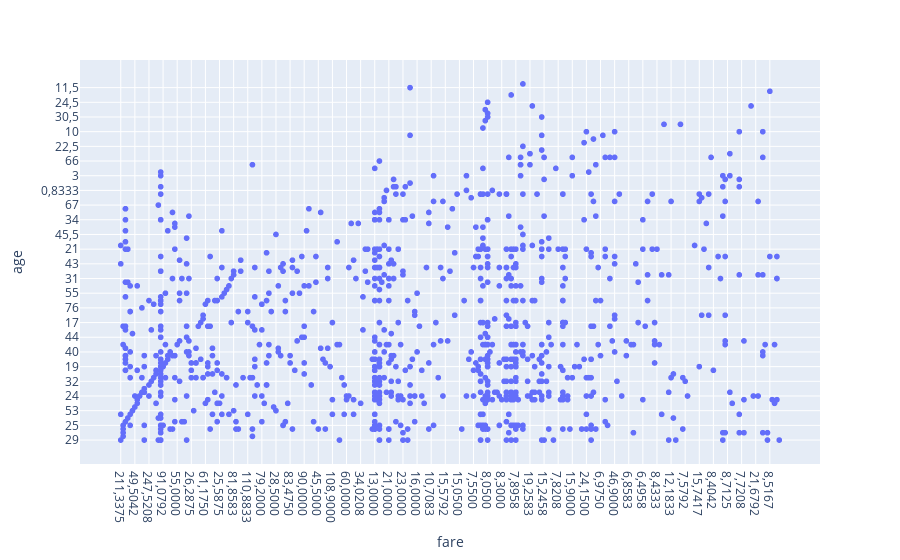

Here is the notebook cell this chart was saved with:
### Code cell
fig = px.scatter(df, x="fare", y="age")
fig.show()

### Figure 1 — Plotly figure (JSON) as saved in the notebook; plotly's stock layout.template omitted (floating-point values rounded to 4 significant figures; data arrays with more than 128 entries replaced by an {"elided": "..."} marker saying what was removed)
{"data": [{"hovertemplate": "fare=%{x}<br>age=%{y}<extra></extra>", "legendgroup": "", "marker": {"color": "#636efa", "symbol": "circle"}, "mode": "markers", "name": "", "showlegend": false, "type": "scattergl", "x": {"elided": "1310 str values"}, "xaxis": "x", "y": {"elided": "1310 str values"}, "yaxis": "y"}], "layout": {"autosize": true, "legend": {"tracegroupgap": 0}, "margin": {"t": 60}, "xaxis": {"anchor": "y", "autorange": true, "domain": [0, 1], "range": [-16.6, 296.6], "title": {"text": "fare"}, "type": "category"}, "yaxis": {"anchor": "x", "autorange": true, "domain": [0, 1], "range": [-7.757, 104.8], "title": {"text": "age"}, "type": "category"}}}
